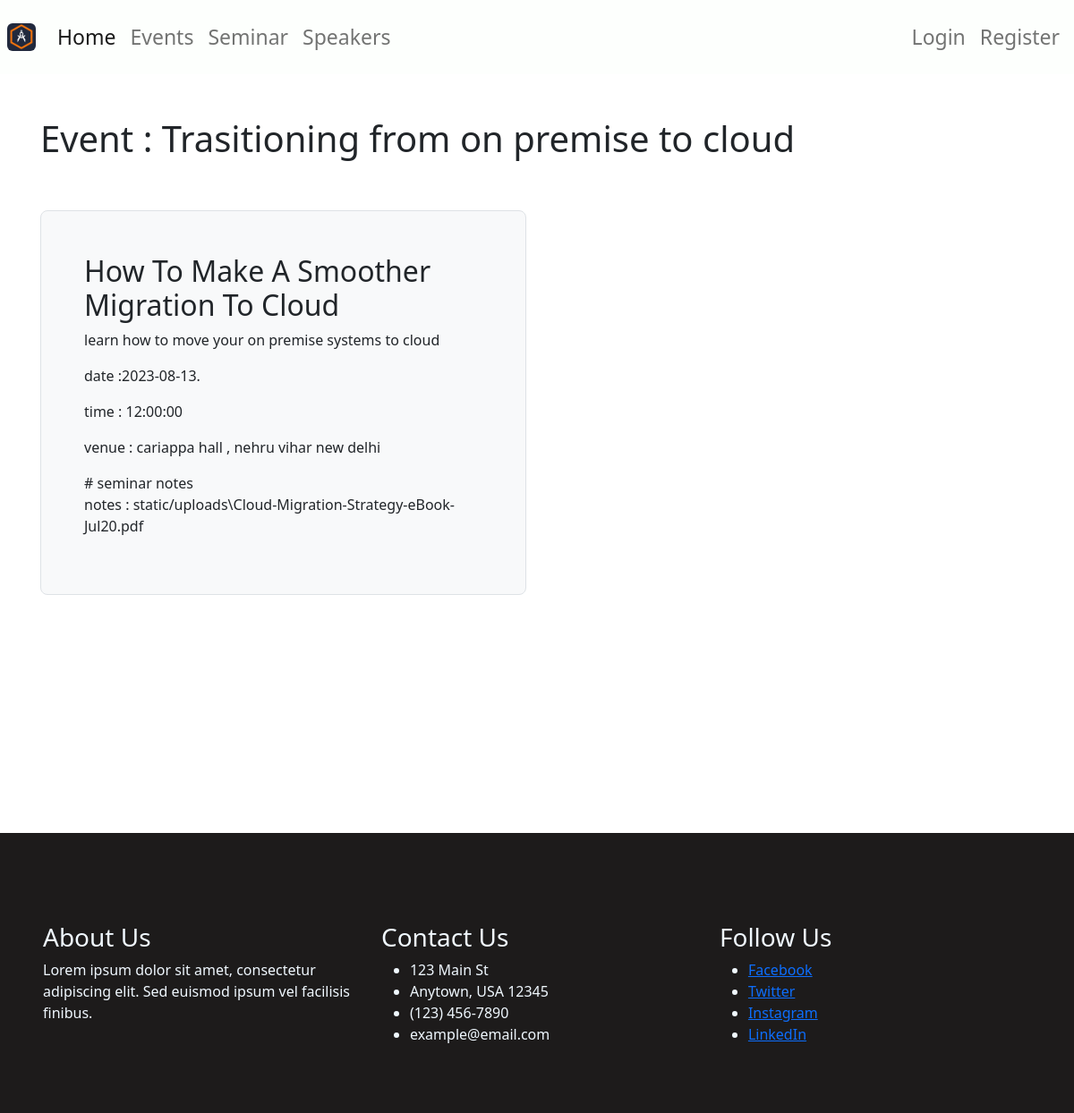
/seminar/detail/2, run on an earlier commit of the app's database.
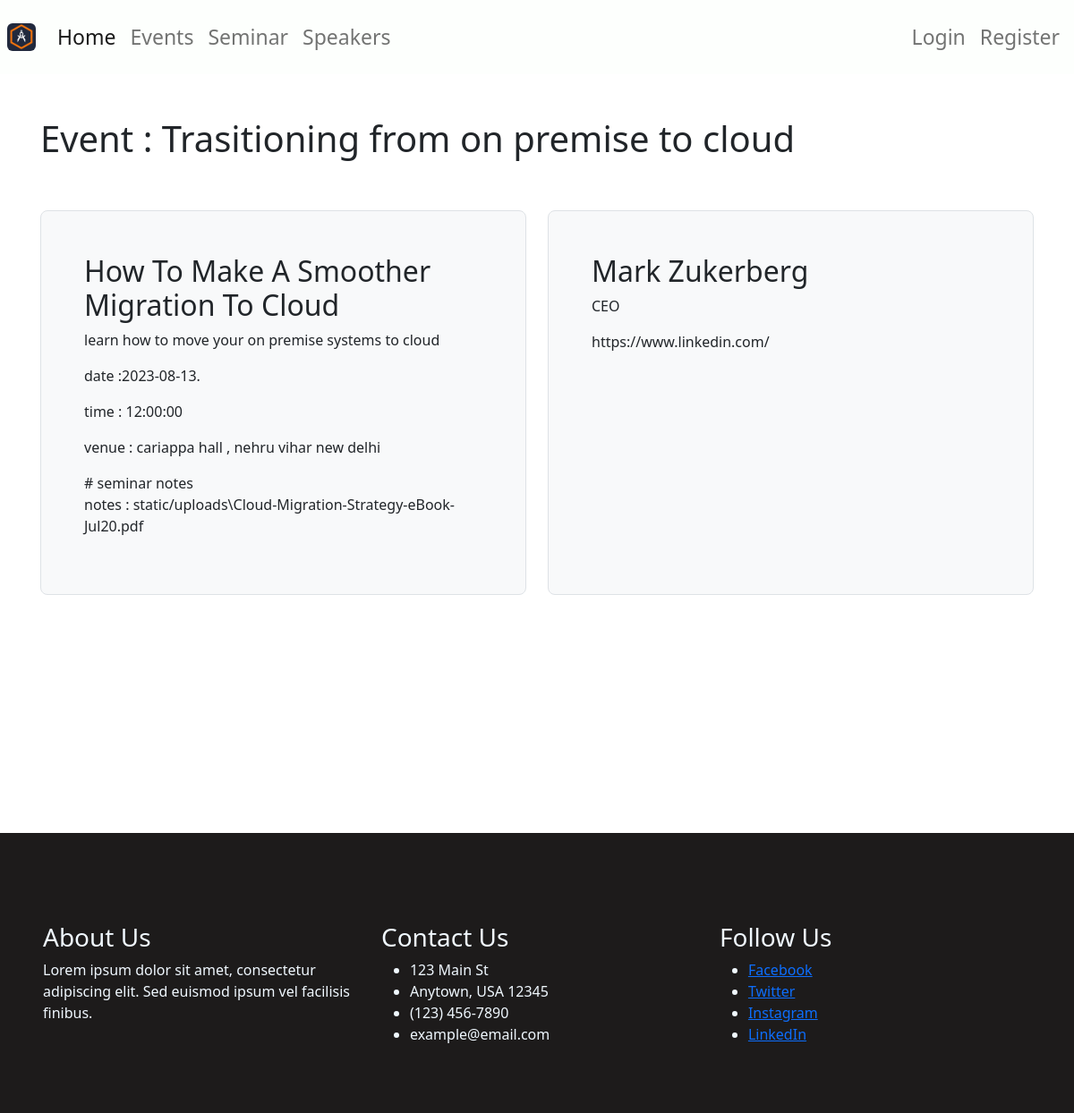
And on a later commit of the database.
### database.py (models this page shows, shortened)
class Speakerprofiles(Base):
    __tablename__ = 'speakerprofiles'
    id = Column(Integer, primary_key=True)
    user_id = Column(Integer, ForeignKey('users.id'))
    name = Column(String(64), nullable=False)
    occupation = Column(String(255), nullable=False)
    company = Column(String(64), nullable=False)
    profile_image=Column(String(255), nullable=False)
    linkedin = Column(String(255), nullable=False, default="https://www.linkedin.com/")
    gender = Column(String(2), default='M')
    seminar = Column(ForeignKey('seminars.id'))
    created_at = Column(DateTime, default=datetime.now)
    updated_at = Column(DateTime, default=datetime.now, onupdate=datetime.now)
    class Meta:
        ordering = ('-created_at',)
        verbose_name = 'Speakerprofile'
        verbose_name_plural = 'Speakerprofiles'

### app.py (the view)
@app.route('/seminar/detail/<int:id>')
def seminar_detail(id):
    db = opendb()
    seminar = db.query(Seminar).filter_by(id=id).first()
    event = db.query(Event).filter_by(id=seminar.event).first()
    speakers = db.query(Speakerprofiles).filter_by(seminar=id).all()
    return render_template('seminar_detail.html', s=seminar, e=event, speakers=speakers)

### database.py (called while the page is built)
def opendb():
    engine = create_engine(DB_URL)
    Base.metadata.create_all(engine)
    session_factory = sessionmaker(bind=engine)
    Session = scoped_session(session_factory)
    return Session()

### templates/seminar_detail.html (shortened to what this page needs)
{% extends 'base.html' %}
{% block content %}
<div class="container">
    <div class="row my-5">
        <div class="col-md-12">
            <h1>Event :  {{e.name}}</h1>
        </div>
    </div>
    <div class="row align-items-md-stretch my-5">
        <div class="col-md-6">
            <div
                class="h-100 p-5 bg-light border rounded-3">
                <h2>{{s.topic}}</h2>
                <p>{{s.sem_description}}</p>
                <p>date :{{s.sem_date.date()}}.</p>
                <p>time : {{s.sem_time.time()}}</p>
                <p>venue : {{s.address}}</p>
                # seminar notes
                <p>notes : {{s.notes}}</p>
            </div>
        </div>
        <div class="col-md-6">
            {% for speaker in speakers %}
                {{ Speaker|e }}<div
                class="h-100 p-5 bg-light border rounded-3">
                <h2>{{speaker.name}}</h2>
                <p>{{speaker.occupation}}</p>
                <p>{{speaker.linkedin}}</p>
            </div>
            {% endfor %}
        </div>
    </div>
</div>
{% endblock %}

What changed in the data, as far as the page shows it:
now on this page (row edited): Speakerprofiles: name "Mark Zukerberg", occupation "CEO", linkedin "https://www.linkedin.com/"
